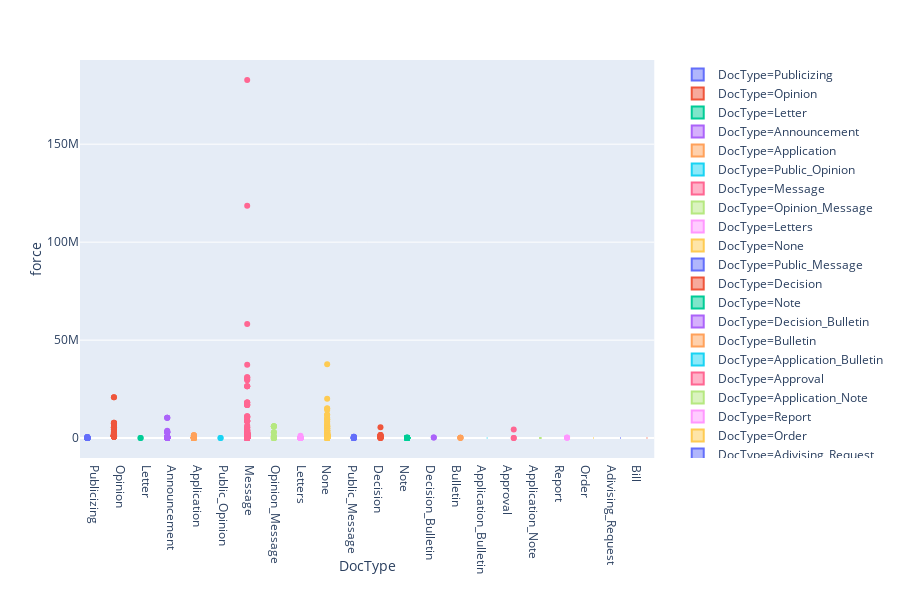

Notebook code for this chart:
### Markdown cell above
# DocType's impact on the Enablility, Restrictiveness, and Influence

### Code cell
# data = data[data.DocType != "公报"]
# data = data[data.DocType != "命令"]
# data = data[data.DocType != "议案"]

import plotly.express as px
fig = px.box(data, x="DocType", y="force",color="DocType")
fig.show()

### Figure 1 — Plotly figure (JSON) as saved in the notebook; plotly's stock layout.template omitted (floating-point values rounded to 4 significant figures; data arrays with more than 128 entries replaced by an {"elided": "..."} marker saying what was removed)
{"data": [{"alignmentgroup": "True", "hoverlabel": {"namelength": 0}, "hovertemplate": "DocType=%{x}<br>force=%{y}", "legendgroup": "DocType=Publicizing", "marker": {"color": "#636efa"}, "name": "DocType=Publicizing", "notched": false, "offsetgroup": "DocType=Publicizing", "orientation": "v", "showlegend": true, "type": "box", "x": {"elided": "1655 str values"}, "x0": " ", "xaxis": "x", "y": {"elided": "1655 float values"}, "y0": " ", "yaxis": "y"}, {"alignmentgroup": "True", "hoverlabel": {"namelength": 0}, "hovertemplate": "DocType=%{x}<br>force=%{y}", "legendgroup": "DocType=Opinion", "marker": {"color": "#EF553B"}, "name": "DocType=Opinion", "notched": false, "offsetgroup": "DocType=Opinion", "orientation": "v", "showlegend": true, "type": "box", "x": {"elided": "649 str values"}, "x0": " ", "xaxis": "x", "y": {"elided": "649 float values"}, "y0": " ", "yaxis": "y"}, {"alignmentgroup": "True", "hoverlabel": {"namelength": 0}, "hovertemplate": "DocType=%{x}<br>force=%{y}", "legendgroup": "DocType=Letter", "marker": {"color": "#00cc96"}, "name": "DocType=Letter", "notched": false, "offsetgroup": "DocType=Letter", "orientation": "v", "showlegend": true, "type": "box", "x": ["Letter", "Letter", "Letter", "Letter", "Letter", "Letter", "Letter", "Letter", "Letter"], "x0": " ", "xaxis": "x", "y": [32.0, 6.001, 5.001, 6.001, 13.0, 18.0, 7.002, 324.0, 324.0], "y0": " ", "yaxis": "y"}, {"alignmentgroup": "True", "hoverlabel": {"namelength": 0}, "hovertemplate": "DocType=%{x}<br>force=%{y}", "legendgroup": "DocType=Announcement", "marker": {"color": "#ab63fa"}, "name": "DocType=Announcement", "notched": false, "offsetgroup": "DocType=Announcement", "orientation": "v", "showlegend": true, "type": "box", "x": {"elided": "1860 str values"}, "x0": " ", "xaxis": "x", "y": {"elided": "1860 float values"}, "y0": " ", "yaxis": "y"}, {"alignmentgroup": "True", "hoverlabel": {"namelength": 0}, "hovertemplate": "DocType=%{x}<br>force=%{y}", "legendgroup": "DocType=Application", "marker": {"color": "#FFA15A"}, "name": "DocType=Application", "notched": false, "offsetgroup": "DocType=Application", "orientation": "v", "showlegend": true, "type": "box", "x": {"elided": "243 str values"}, "x0": " ", "xaxis": "x", "y": {"elided": "243 float values"}, "y0": " ", "yaxis": "y"}, {"alignmentgroup": "True", "hoverlabel": {"namelength": 0}, "hovertemplate": "DocType=%{x}<br>force=%{y}", "legendgroup": "DocType=Public_Opinion", "marker": {"color": "#19d3f3"}, "name": "DocType=Public_Opinion", "notched": false, "offsetgroup": "DocType=Public_Opinion", "orientation": "v", "showlegend": true, "type": "box", "x": ["Public_Opinion", "Public_Opinion", "Public_Opinion", "Public_Opinion", "Public_Opinion", "Public_Opinion", "Public_Opinion", "Public_Opinion", "Public_Opinion", "Public_Opinion", "Public_Opinion", "Public_Opinion"], "x0": " ", "xaxis": "x", "y": [7.002, 7.002, 5.001, 96.01, 5.001, 5.001, 3.001, 20.0, 4.001, 16.0, 54.01, 7.002], "y0": " ", "yaxis": "y"}, {"alignmentgroup": "True", "hoverlabel": {"namelength": 0}, "hovertemplate": "DocType=%{x}<br>force=%{y}", "legendgroup": "DocType=Message", "marker": {"color": "#FF6692"}, "name": "DocType=Message", "notched": false, "offsetgroup": "DocType=Message", "orientation": "v", "showlegend": true, "type": "box", "x": {"elided": "3980 str values"}, "x0": " ", "xaxis": "x", "y": {"elided": "3980 float values"}, "y0": " ", "yaxis": "y"}, {"alignmentgroup": "True", "hoverlabel": {"namelength": 0}, "hovertemplate": "DocType=%{x}<br>force=%{y}", "legendgroup": "DocType=Opinion_Message", "marker": {"color": "#B6E880"}, "name": "DocType=Opinion_Message", "notched": false, "offsetgroup": "DocType=Opinion_Message", "orientation": "v", "showlegend": true, "type": "box", "x": ["Opinion_Message", "Opinion_Message", "Opinion_Message", "Opinion_Message", "Opinion_Message", "Opinion_Message", "Opinion_Message", "Opinion_Message", "Opinion_Message", "Opinion_Message", "Opinion_Message", "Opinion_Message", "Opinion_Message", "Opinion_Message", "Opinion_Message", "Opinion_Message", "Opinion_Message", "Opinion_Message", "Opinion_Message", "Opinion_Message", "Opinion_Message", "Opinion_Message", "Opinion_Message", "Opinion_Message", "Opinion_Message", "Opinion_Message", "Opinion_Message", "Opinion_Message", "Opinion_Message", "Opinion_Message", "Opinion_Message", "Opinion_Message", "Opinion_Message", "Opinion_Message", "Opinion_Message", "Opinion_Message", "Opinion_Message", "Opinion_Message", "Opinion_Message", "Opinion_Message", "Opinion_Message", "Opinion_Message", "Opinion_Message", "Opinion_Message", "Opinion_Message", "Opinion_Message", "Opinion_Message", "Opinion_Message", "Opinion_Message", "Opinion_Message", "Opinion_Message", "Opinion_Message", "Opinion_Message", "Opinion_Message", "Opinion_Message", "Opinion_Message", "Opinion_Message", "Opinion_Message", "Opinion_Message", "Opinion_Message", "Opinion_Message", "Opinion_Message", "Opinion_Message", "Opinion_Message", "Opinion_Message", "Opinion_Message", "Opinion_Message", "Opinion_Message", "Opinion_Message", "Opinion_Message", "Opinion_Message", "Opinion_Message", "Opinion_Message", "Opinion_Message", "Opinion_Message", "Opinion_Message", "Opinion_Message", "Opinion_Message"], "x0": " ", "xaxis": "x", "y": [8.002, 125.0, 432.0, 2.001, 1134.0, 224.0, 224.0, 20.0, 48.01, 99.01, 2.001, 2.001, 4.001, 648.0, 2.001, 6.001, 176.0, 8.002, 8.002, 45.0, 2.001, 2.001, 5850.0, 704.0, 16.0, 12.0, 2.001, 7.002, 63.01, 76180.0, 4608.0, 450.0, 324.0, 1001000.0, 96.01, 112.0, 32.0, 648.0, 1215.0, 6012000.0, 44.01, 108.0, 567.0, 650.0, 567.0, 11520.0, 63.01, 2.001, 27390.0, 63500.0, 3021000.0, 5964000.0, 2.001, 4608.0, 450.0, 324.0, 1001000.0, 96.01, 112.0, 32.0, 648.0, 1215.0, 6012000.0, 44.01, 108.0, 567.0, 650.0, 567.0, 11520.0, 63.01, 2.001, 27390.0, 63500.0, 3021000.0, 5964000.0, 2.001, 450.0, 6012000.0], "y0": " ", "yaxis": "y"}, {"alignmentgroup": "True", "hoverlabel": {"namelength": 0}, "hovertemplate": "DocType=%{x}<br>force=%{y}", "legendgroup": "DocType=Letters", "marker": {"color": "#FF97FF"}, "name": "DocType=Letters", "notched": false, "offsetgroup": "DocType=Letters", "orientation": "v", "showlegend": true, "type": "box", "x": {"elided": "636 str values"}, "x0": " ", "xaxis": "x", "y": {"elided": "636 float values"}, "y0": " ", "yaxis": "y"}, {"alignmentgroup": "True", "hoverlabel": {"namelength": 0}, "hovertemplate": "DocType=%{x}<br>force=%{y}", "legendgroup": "DocType=None", "marker": {"color": "#FECB52"}, "name": "DocType=None", "notched": false, "offsetgroup": "DocType=None", "orientation": "v", "showlegend": true, "type": "box", "x": {"elided": "1477 str values"}, "x0": " ", "xaxis": "x", "y": {"elided": "1477 float values"}, "y0": " ", "yaxis": "y"}, {"alignmentgroup": "True", "hoverlabel": {"namelength": 0}, "hovertemplate": "DocType=%{x}<br>force=%{y}", "legendgroup": "DocType=Public_Message", "marker": {"color": "#636efa"}, "name": "DocType=Public_Message", "notched": false, "offsetgroup": "DocType=Public_Message", "orientation": "v", "showlegend": true, "type": "box", "x": ["Public_Message", "Public_Message", "Public_Message", "Public_Message", "Public_Message", "Public_Message", "Public_Message", "Public_Message", "Public_Message", "Public_Message", "Public_Message", "Public_Message", "Public_Message", "Public_Message", "Public_Message", "Public_Message", "Public_Message", "Public_Message", "Public_Message", "Public_Message", "Public_Message", "Public_Message", "Public_Message", "Public_Message", "Public_Message", "Public_Message", "Public_Message", "Public_Message", "Public_Message", "Public_Message", "Public_Message", "Public_Message", "Public_Message", "Public_Message", "Public_Message", "Public_Message", "Public_Message", "Public_Message", "Public_Message", "Public_Message", "Public_Message", "Public_Message", "Public_Message", "Public_Message", "Public_Message", "Public_Message", "Public_Message", "Public_Message", "Public_Message", "Public_Message", "Public_Message", "Public_Message", "Public_Message", "Public_Message", "Public_Message", "Public_Message", "Public_Message", "Public_Message", "Public_Message", "Public_Message", "Public_Message", "Public_Message", "Public_Message", "Public_Message", "Public_Message", "Public_Message", "Public_Message", "Public_Message", "Public_Message", "Public_Message", "Public_Message", "Public_Message", "Public_Message", "Public_Message", "Public_Message", "Public_Message", "Public_Message", "Public_Message", "Public_Message", "Public_Message", "Public_Message", "Public_Message", "Public_Message", "Public_Message"], "x0": " ", "xaxis": "x", "y": [2.001, 2.001, 4.001, 4.001, 18.0, 648.1, 3.001, 3.001, 147.0, 2.001, 28.0, 3.001, 8.002, 15550.0, 8.002, 5.001, 27.0, 2.001, 64.01, 96.01, 144.0, 2.001, 32.0, 112.0, 2.001, 2.001, 4.001, 18.0, 2.001, 6.001, 5.001, 4.001, 2.001, 4.001, 2.001, 8.002, 2.001, 6.001, 4.001, 18.0, 5.001, 2.001, 20.0, 20.0, 56460.0, 56460.0, 242.0, 504500.0, 504500.0, 676300.0, 676300.0, 72.01, 72.01, 2.001, 2.001, 1440.0, 2.001, 2.001, 3.001, 7.002, 2.001, 5.001, 3174.0, 242.0, 2.001, 3528.0, 32.0, 4.001, 3468.0, 2.001, 2.001, 1440.0, 2.001, 2.001, 3.001, 7.002, 2.001, 5.001, 3174.0, 242.0, 2.001, 3528.0, 32.0, 4.001], "y0": " ", "yaxis": "y"}, {"alignmentgroup": "True", "hoverlabel": {"namelength": 0}, "hovertemplate": "DocType=%{x}<br>force=%{y}", "legendgroup": "DocType=Decision", "marker": {"color": "#EF553B"}, "name": "DocType=Decision", "notched": false, "offsetgroup": "DocType=Decision", "orientation": "v", "showlegend": true, "type": "box", "x": ["Decision", "Decision", "Decision", "Decision", "Decision", "Decision", "Decision", "Decision", "Decision", "Decision", "Decision", "Decision", "Decision", "Decision", "Decision", "Decision", "Decision", "Decision", "Decision", "Decision", "Decision", "Decision", "Decision", "Decision", "Decision", "Decision", "Decision", "Decision", "Decision", "Decision", "Decision", "Decision", "Decision", "Decision", "Decision", "Decision", "Decision", "Decision", "Decision", "Decision", "Decision", "Decision", "Decision", "Decision", "Decision", "Decision", "Decision", "Decision", "Decision", "Decision", "Decision", "Decision", "Decision", "Decision", "Decision", "Decision", "Decision", "Decision", "Decision", "Decision", "Decision", "Decision", "Decision", "Decision", "Decision", "Decision", "Decision", "Decision", "Decision", "Decision", "Decision", "Decision", "Decision", "Decision", "Decision", "Decision", "Decision", "Decision", "Decision", "Decision", "Decision", "Decision", "Decision", "Decision", "Decision", "Decision", "Decision", "Decision", "Decision", "Decision", "Decision", "Decision", "Decision", "Decision", "Decision", "Decision", "Decision", "Decision", "Decision", "Decision", "Decision"], "x0": " ", "xaxis": "x", "y": [2.001, 1359000.0, 225.0, 5022.0, 2107.0, 173900.0, 35720.0, 925.0, 3136.0, 77980.0, 12960.0, 99140.0, 1800.0, 2.001, 2.001, 2.001, 2.001, 1558000.0, 121700.0, 186200.0, 5000.0, 9747.0, 228900.0, 4.001, 3.001, 104.0, 1472.0, 4.001, 96.01, 1215.0, 20410.0, 500.0, 1359000.0, 5.001, 8624.0, 16380.0, 225.0, 7840.0, 1800.0, 2.001, 2.001, 2.001, 2.001, 1558000.0, 121700.0, 186200.0, 9747.0, 5000.0, 228900.0, 4.001, 3.001, 104.0, 1472.0, 4.001, 96.01, 1215.0, 20410.0, 500.0, 1359000.0, 5.001, 16380.0, 8624.0, 225.0, 11.0, 2.001, 16.0, 134500.0, 121700.0, 90940.0, 125.0, 7168.0, 5100.0, 10110.0, 191700.0, 232100.0, 3.001, 4.001, 5.001, 3.001, 4.001, 567.0, 3000.0, 60.01, 2997.0, 931.0, 66150.0, 2541.0, 53200.0, 84800.0, 360000.0, 63.01, 36.0, 196.0, 343.0, 36.0, 733900.0, 96.01, 403200.0, 5541000.0, 96.01, 308800.0], "y0": " ", "yaxis": "y"}, {"alignmentgroup": "True", "hoverlabel": {"namelength": 0}, "hovertemplate": "DocType=%{x}<br>force=%{y}", "legendgroup": "DocType=Note", "marker": {"color": "#00cc96"}, "name": "DocType=Note", "notched": false, "offsetgroup": "DocType=Note", "orientation": "v", "showlegend": true, "type": "box", "x": {"elided": "471 str values"}, "x0": " ", "xaxis": "x", "y": {"elided": "471 float values"}, "y0": " ", "yaxis": "y"}, {"alignmentgroup": "True", "hoverlabel": {"namelength": 0}, "hovertemplate": "DocType=%{x}<br>force=%{y}", "legendgroup": "DocType=Decision_Bulletin", "marker": {"color": "#ab63fa"}, "name": "DocType=Decision_Bulletin", "notched": false, "offsetgroup": "DocType=Decision_Bulletin", "orientation": "v", "showlegend": true, "type": "box", "x": ["Decision_Bulletin", "Decision_Bulletin", "Decision_Bulletin", "Decision_Bulletin", "Decision_Bulletin", "Decision_Bulletin", "Decision_Bulletin", "Decision_Bulletin", "Decision_Bulletin", "Decision_Bulletin", "Decision_Bulletin", "Decision_Bulletin", "Decision_Bulletin", "Decision_Bulletin", "Decision_Bulletin", "Decision_Bulletin", "Decision_Bulletin", "Decision_Bulletin"], "x0": " ", "xaxis": "x", "y": [2548.0, 1089.0, 4050.0, 348500.0, 896.0, 1584.0, 1372.0, 2548.0, 2548.0, 1089.0, 4050.0, 348500.0, 896.0, 1584.0, 1372.0, 2548.0, 2548.0, 1089.0], "y0": " ", "yaxis": "y"}, {"alignmentgroup": "True", "hoverlabel": {"namelength": 0}, "hovertemplate": "DocType=%{x}<br>force=%{y}", "legendgroup": "DocType=Bulletin", "marker": {"color": "#FFA15A"}, "name": "DocType=Bulletin", "notched": false, "offsetgroup": "DocType=Bulletin", "orientation": "v", "showlegend": true, "type": "box", "x": ["Bulletin", "Bulletin", "Bulletin", "Bulletin", "Bulletin", "Bulletin", "Bulletin", "Bulletin", "Bulletin", "Bulletin", "Bulletin", "Bulletin", "Bulletin", "Bulletin", "Bulletin", "Bulletin", "Bulletin", "Bulletin", "Bulletin", "Bulletin", "Bulletin", "Bulletin", "Bulletin", "Bulletin", "Bulletin", "Bulletin", "Bulletin", "Bulletin", "Bulletin", "Bulletin", "Bulletin", "Bulletin", "Bulletin", "Bulletin", "Bulletin", "Bulletin", "Bulletin", "Bulletin", "Bulletin", "Bulletin", "Bulletin", "Bulletin", "Bulletin", "Bulletin", "Bulletin", "Bulletin", "Bulletin", "Bulletin", "Bulletin", "Bulletin", "Bulletin", "Bulletin", "Bulletin", "Bulletin", "Bulletin", "Bulletin", "Bulletin", "Bulletin", "Bulletin", "Bulletin", "Bulletin", "Bulletin", "Bulletin", "Bulletin", "Bulletin", "Bulletin", "Bulletin", "Bulletin", "Bulletin", "Bulletin", "Bulletin", "Bulletin", "Bulletin", "Bulletin", "Bulletin", "Bulletin", "Bulletin", "Bulletin", "Bulletin", "Bulletin", "Bulletin", "Bulletin", "Bulletin", "Bulletin", "Bulletin", "Bulletin", "Bulletin", "Bulletin", "Bulletin", "Bulletin", "Bulletin", "Bulletin", "Bulletin", "Bulletin", "Bulletin", "Bulletin", "Bulletin", "Bulletin", "Bulletin"], "x0": " ", "xaxis": "x", "y": [8664.0, 1458.0, 31680.0, 320.0, 12.0, 48.01, 94870.0, 4800.0, 50.01, 19650.0, 84670.0, 99140.0, 1782.0, 1782.0, 5292.0, 5292.0, 44570.0, 89740.0, 43200.0, 52220.0, 35630.0, 77820.0, 49620.0, 12640.0, 21300.0, 30620.0, 10630.0, 24860.0, 23130.0, 38810.0, 14810.0, 36860.0, 14110.0, 44690.0, 25390.0, 9720.0, 5054.0, 94610.0, 166100.0, 16250.0, 123100.0, 36.0, 3.001, 18.0, 1458.0, 31680.0, 320.0, 12.0, 48.01, 94870.0, 4800.0, 50.01, 32.0, 19650.0, 84670.0, 99140.0, 90.01, 16850.0, 44570.0, 89740.0, 43200.0, 52220.0, 35630.0, 77820.0, 49620.0, 12640.0, 21300.0, 30620.0, 10630.0, 24860.0, 23130.0, 38810.0, 14810.0, 36860.0, 14110.0, 44690.0, 25390.0, 9720.0, 94610.0, 5054.0, 166100.0, 16250.0, 123100.0, 36.0, 3.001, 18.0, 1458.0, 31680.0, 320.0, 12.0, 48.01, 94870.0, 4800.0, 50.01, 32.0, 19650.0, 84670.0, 99140.0, 144.0], "y0": " ", "yaxis": "y"}, {"alignmentgroup": "True", "hoverlabel": {"namelength": 0}, "hovertemplate": "DocType=%{x}<br>force=%{y}", "legendgroup": "DocType=Application_Bulletin", "marker": {"color": "#19d3f3"}, "name": "DocType=Application_Bulletin", "notched": false, "offsetgroup": "DocType=Application_Bulletin", "orientation": "v", "showlegend": true, "type": "box", "x": ["Application_Bulletin", "Application_Bulletin", "Application_Bulletin", "Application_Bulletin", "Application_Bulletin", "Application_Bulletin", "Application_Bulletin", "Application_Bulletin", "Application_Bulletin", "Application_Bulletin", "Application_Bulletin", "Application_Bulletin", "Application_Bulletin", "Application_Bulletin", "Application_Bulletin"], "x0": " ", "xaxis": "x", "y": [12.0, 20.0, 100.0, 4.001, 3.001, 75.01, 12.0, 20.0, 100.0, 4.001, 3.001, 75.01, 12.0, 20.0, 100.0], "y0": " ", "yaxis": "y"}, {"alignmentgroup": "True", "hoverlabel": {"namelength": 0}, "hovertemplate": "DocType=%{x}<br>force=%{y}", "legendgroup": "DocType=Approval", "marker": {"color": "#FF6692"}, "name": "DocType=Approval", "notched": false, "offsetgroup": "DocType=Approval", "orientation": "v", "showlegend": true, "type": "box", "x": {"elided": "260 str values"}, "x0": " ", "xaxis": "x", "y": {"elided": "260 float values"}, "y0": " ", "yaxis": "y"}, {"alignmentgroup": "True", "hoverlabel": {"namelength": 0}, "hovertemplate": "DocType=%{x}<br>force=%{y}", "legendgroup": "DocType=Application_Note", "marker": {"color": "#B6E880"}, "name": "DocType=Application_Note", "notched": false, "offsetgroup": "DocType=Application_Note", "orientation": "v", "showlegend": true, "type": "box", "x": ["Application_Note", "Application_Note", "Application_Note", "Application_Note", "Application_Note", "Application_Note", "Application_Note", "Application_Note", "Application_Note", "Application_Note", "Application_Note", "Application_Note", "Application_Note", "Application_Note", "Application_Note"], "x0": " ", "xaxis": "x", "y": [12390.0, 1960.0, 8.002, 162.0, 98.01, 1088.0, 12390.0, 12390.0, 1960.0, 8.002, 162.0, 98.01, 1088.0, 12390.0, 12390.0], "y0": " ", "yaxis": "y"}, {"alignmentgroup": "True", "hoverlabel": {"namelength": 0}, "hovertemplate": "DocType=%{x}<br>force=%{y}", "legendgroup": "DocType=Report", "marker": {"color": "#FF97FF"}, "name": "DocType=Report", "notched": false, "offsetgroup": "DocType=Report", "orientation": "v", "showlegend": true, "type": "box", "x": ["Report", "Report", "Report", "Report", "Report", "Report", "Report", "Report", "Report", "Report", "Report", "Report", "Report", "Report", "Report", "Report"], "x0": " ", "xaxis": "x", "y": [289200.0, 3136.0, 234600.0, 144800.0, 160.0, 2.001, 32.0, 270.0, 2.001, 32.0, 270.0, 120.0, 30490.0, 648.0, 3136.0, 2.001], "y0": " ", "yaxis": "y"}, {"alignmentgroup": "True", "hoverlabel": {"namelength": 0}, "hovertemplate": "DocType=%{x}<br>force=%{y}", "legendgroup": "DocType=Order", "marker": {"color": "#FECB52"}, "name": "DocType=Order", "notched": false, "offsetgroup": "DocType=Order", "orientation": "v", "showlegend": true, "type": "box", "x": ["Order"], "x0": " ", "xaxis": "x", "y": [5184.0], "y0": " ", "yaxis": "y"}, {"alignmentgroup": "True", "hoverlabel": {"namelength": 0}, "hovertemplate": "DocType=%{x}<br>force=%{y}", "legendgroup": "DocType=Adivising_Request", "marker": {"color": "#636efa"}, "name": "DocType=Adivising_Request", "notched": false, "offsetgroup": "DocType=Adivising_Request", "orientation": "v", "showlegend": true, "type": "box", "x": ["Adivising_Request", "Adivising_Request", "Adivising_Request", "Adivising_Request", "Adivising_Request", "Adivising_Request", "Adivising_Request", "Adivising_Request", "Adivising_Request", "Adivising_Request", "Adivising_Request", "Adivising_Request", "Adivising_Request"], "x0": " ", "xaxis": "x", "y": [8.002, 368.0, 68.01, 208.0, 48.01, 96.01, 336.0, 8.002, 368.0, 68.01, 208.0, 48.01, 96.01], "y0": " ", "yaxis": "y"}, {"alignmentgroup": "True", "hoverlabel": {"namelength": 0}, "hovertemplate": "DocType=%{x}<br>force=%{y}", "legendgroup": "DocType=Bill", "marker": {"color": "#EF553B"}, "name": "DocType=Bill", "notched": false, "offsetgroup": "DocType=Bill", "orientation": "v", "showlegend": true, "type": "box", "x": ["Bill"], "x0": " ", "xaxis": "x", "y": [83580.0], "y0": " ", "yaxis": "y"}], "layout": {"boxmode": "group", "height": 600, "legend": {"tracegroupgap": 0}, "margin": {"t": 60}, "xaxis": {"anchor": "y", "categoryarray": ["Publicizing", "Opinion", "Letter", "Announcement", "Application", "Public_Opinion", "Message", "Opinion_Message", "Letters", "None", "Public_Message", "Decision", "Note", "Decision_Bulletin", "Bulletin", "Application_Bulletin", "Approval", "Application_Note", "Report", "Order", "Adivising_Request", "Bill"], "categoryorder": "array", "domain": [0, 0.98], "title": {"text": "DocType"}}, "yaxis": {"anchor": "x", "domain": [0, 1], "title": {"text": "force"}}}}
